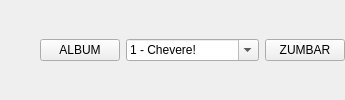
         <widget class="QWidget" name="controls" native="true">
          <layout class="QHBoxLayout" name="horizontalLayout_6">
           <property name="leftMargin">
            <number>0</number>
           </property>
           <property name="topMargin">
            <number>0</number>
           </property>
           <property name="rightMargin">
            <number>0</number>
           </property>
           <property name="bottomMargin">
            <number>0</number>
           </property>
           <item>
            <spacer name="horizontalSpacer_5">
             <property name="orientation">
              <enum>Qt::Horizontal</enum>
             </property>
             <property name="sizeHint" stdset="0">
              <size>
               <width>40</width>
               <height>20</height>
              </size>
             </property>
            </spacer>
           </item>
           <item>
            <widget class="QPushButton" name="previous">
             <property name="enabled">
              <bool>true</bool>
             </property>
             <property name="text">
              <string>ALBUM</string>
             </property>
            </widget>
           </item>
           <item>
            <widget class="QComboBox" name="comboBox">
             <property name="focusPolicy">
              <enum>Qt::ClickFocus</enum>
             </property>
             <property name="editable">
              <bool>true</bool>
             </property>
             <property name="currentIndex">
              <number>2</number>
             </property>
             <item>
              <property name="text">
               <string>Tracks</string>
              </property>
             </item>
             <item>
              <property name="text">
               <string>Album</string>
              </property>
             </item>
             <item>
              <property name="text">
               <string>1 - Chevere!</string>
              </property>
             </item>
             <item>
              <property name="text">
               <string>2 - Zumbar</string>
              </property>
             </item>
             <item>
              <property name="text">
               <string>3 - Salsa Coltrane</string>
              </property>
             </item>
             <item>
              <property name="text">
               <string>4 - Big Ideas</string>
              </property>
             </item>
             <item>
              <property name="text">
               <string>5 - Horse Power</string>
              </property>
             </item>
             <item>
              <property name="text">
               <string>6 - Smash Smash</string>
              </property>
             </item>
             <item>
              <property name="text">
               <string>7 - Rashers</string>
              </property>
             </item>
             <item>
              <property name="text">
               <string>8 - Don't Forget Me</string>
              </property>
             </item>
             <item>
              <property name="text">
               <string>9 - This Is That</string>
              </property>
             </item>
            </widget>
           </item>
           <item>
            <widget class="QPushButton" name="next">
             <property name="enabled">
              <bool>true</bool>
             </property>
             <property name="text">
              <string>ZUMBAR</string>
             </property>
            </widget>
           </item>
          </layout>
         </widget>
